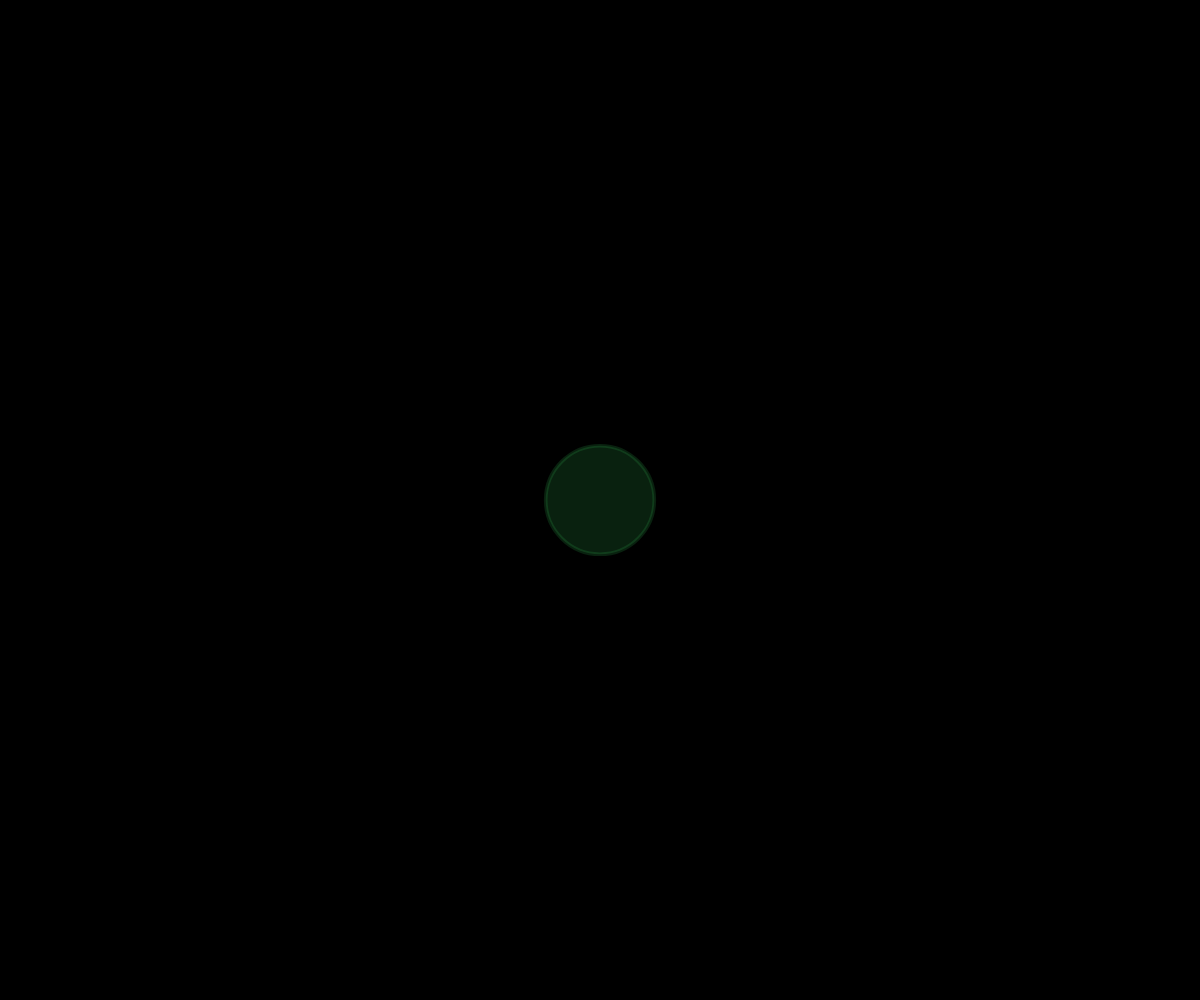
Frame 1 (no input)
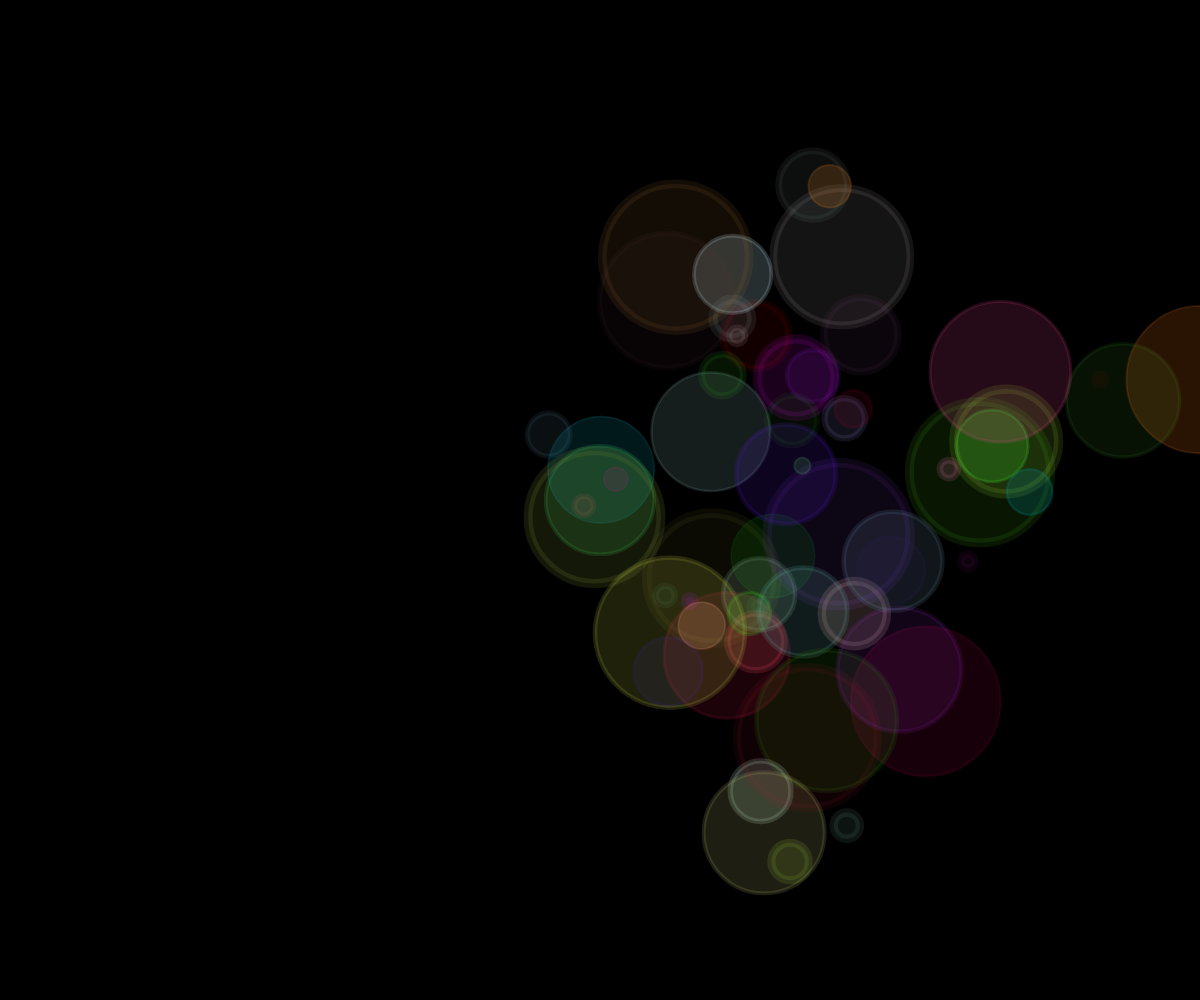
Frame 60 (no input)
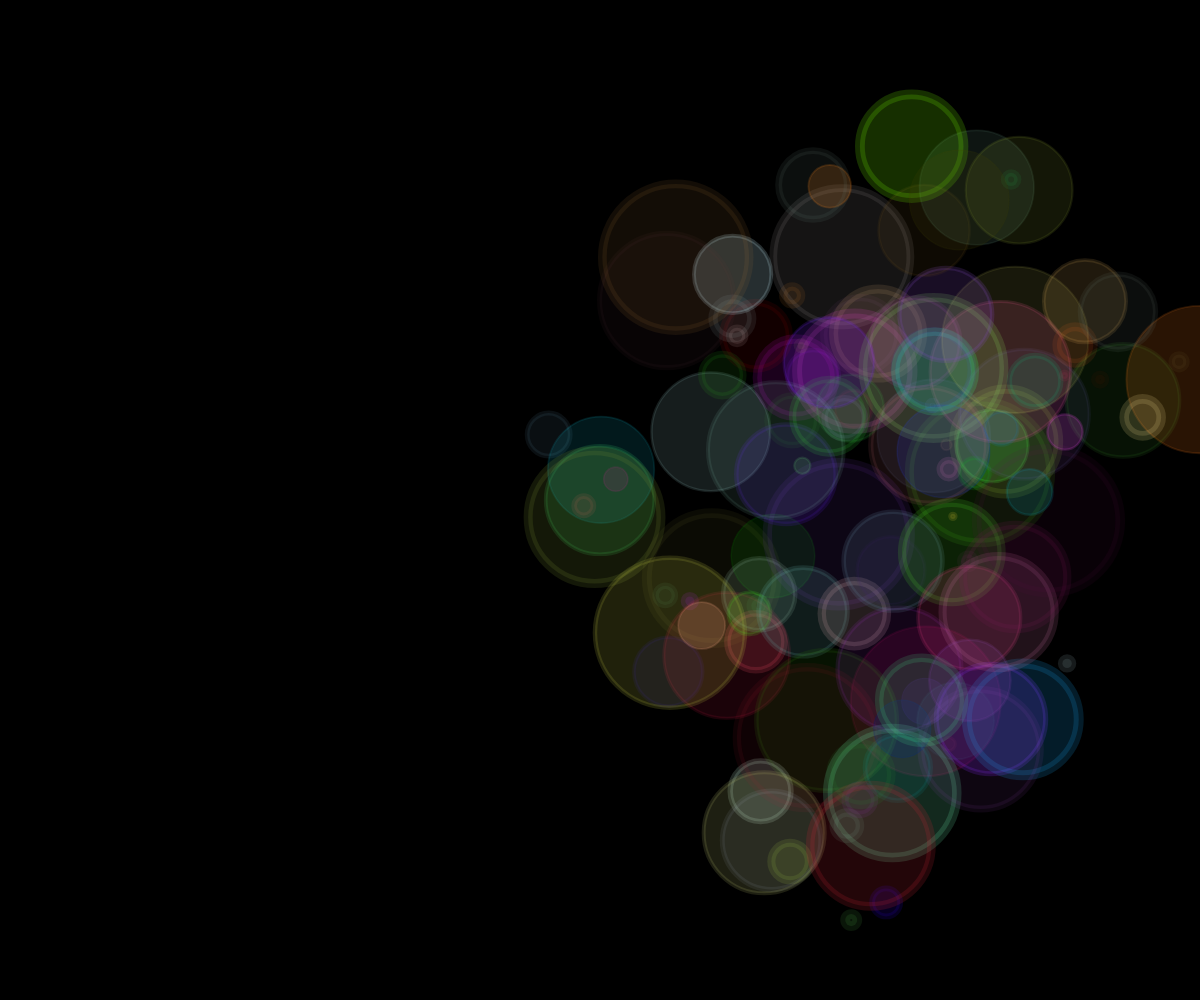
Frame 120 (the mouse pressed at the canvas centre since frame 60)

The p5.js sketch that drew these frames (run headless with seeded random() and noise() and a simulated clock; from frame 60 on, the mouse is pressed at the canvas centre):

// p5.js sketch
// ── sketch.js
//Global Variables
  let posX, posY;

function setup() {
  // Create a canvas that fills the entire screen
  frameRate(30);
  createCanvas(windowWidth, windowHeight);
  background('black');

  // Setup first circle to be drawn in center
  posX = width/2;
  posY = height/2;

}

// Function for drawing circles with aleatoric parameters 
function createAnimatedCircle() {

    let d = random(5,150);
    let r = random(0,255);
    let g = random(0,255);
    let b = random(0,255);
    let a = random(20,50);
    let thickness = random(1,10);
    stroke(r,g,b,a);
    strokeWeight(thickness);
    fill(r,g,b,a);
    circle(posX, posY, d);

    // conditional statement to keep the circle within confines of the screen
    if (posX < 0) {

      posX += 100;
      
    } else if (posY < 0) {

      posY += 100;

    } else if (posX > windowWidth) {

      posX -= 100;
      
    } else if (posY > windowHeight) {

      posY -= 100;

    } else {

      posX += random(-100,100);
      posY += random(-100,100);

    }
  }

function draw() {

  // clear canvas after 1 minute
  if (frameCount % 1800 == 0) background('black');

  createAnimatedCircle();
  
}
